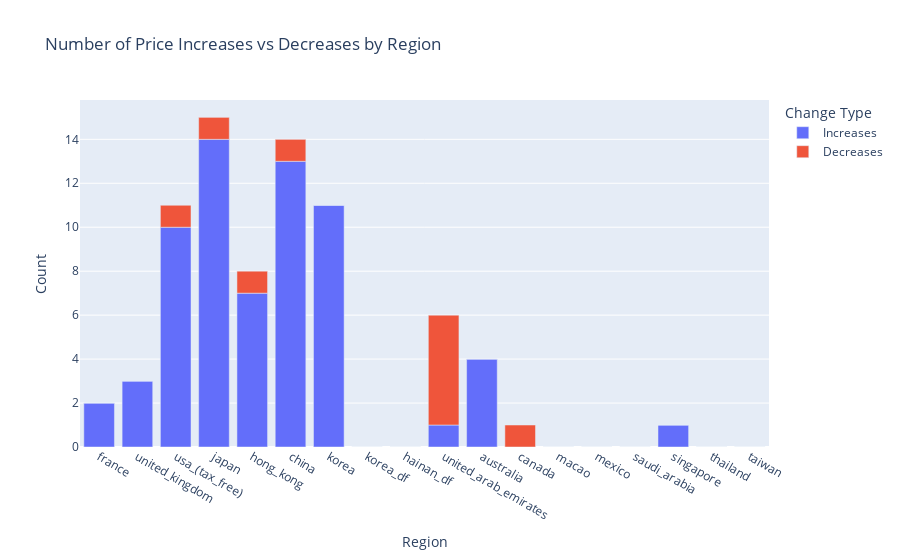

The notebook cell saved with this chart:
### Markdown cell above
Global Consistency: Regions like France, the UK, and Australia show minimal price changes, reflecting stable pricing strategies in established markets.

Regional Volatility:
Markets like Japan, Korea, and China display high variability, with significant price increases for luxury products and aggressive markdowns for others.

Product-Specific Insights:
Prada products, particularly the "Prada Galleria" and "Prada Symbole", dominate price increases across multiple regions.
The "Small Frances Bag" shows consistent markdowns, indicating potential inventory clearance or declining demand.

Regional Strategies:
USA and UAE adopt dynamic pricing, balancing premium pricing with steep discounts.
Hong Kong and China appear focused on premium pricing for high-demand products while discounting less popular ones.

### Code cell
import pandas as pd
import plotly.express as px
import matplotlib.pyplot as plt

# Calculate the total count of products with increases and decreases per region
price_change_summary = pd.DataFrame({
    'Region': [region for region in price_columns_week1],
    'Increases': [(df_merged[f"{region}_price_difference"] > 0).sum() for region in price_columns_week1],
    'Decreases': [(df_merged[f"{region}_price_difference"] < 0).sum() for region in price_columns_week1]
})

# Plot the count of increases and decreases by region
fig = px.bar(price_change_summary.melt(id_vars='Region', var_name='Change Type', value_name='Count'),
             x='Region', y='Count', color='Change Type',
             title='Number of Price Increases vs Decreases by Region')
fig.show()

### Figure 1 — Plotly figure (JSON) as saved in the notebook; plotly's stock layout.template omitted (floating-point values rounded to 4 significant figures)
{"data": [{"alignmentgroup": "True", "hovertemplate": "Change Type=Increases<br>Region=%{x}<br>Count=%{y}<extra></extra>", "legendgroup": "Increases", "marker": {"color": "#636efa", "pattern": {"shape": ""}}, "name": "Increases", "offsetgroup": "Increases", "orientation": "v", "showlegend": true, "textposition": "auto", "type": "bar", "x": ["france", "united_kingdom", "usa_(tax_free)", "japan", "hong_kong", "china", "korea", "korea_df", "hainan_df", "united_arab_emirates", "australia", "canada", "macao", "mexico", "saudi_arabia", "singapore", "thailand", "taiwan"], "xaxis": "x", "y": [2, 3, 10, 14, 7, 13, 11, 0, 0, 1, 4, 0, 0, 0, 0, 1, 0, 0], "yaxis": "y"}, {"alignmentgroup": "True", "hovertemplate": "Change Type=Decreases<br>Region=%{x}<br>Count=%{y}<extra></extra>", "legendgroup": "Decreases", "marker": {"color": "#EF553B", "pattern": {"shape": ""}}, "name": "Decreases", "offsetgroup": "Decreases", "orientation": "v", "showlegend": true, "textposition": "auto", "type": "bar", "x": ["france", "united_kingdom", "usa_(tax_free)", "japan", "hong_kong", "china", "korea", "korea_df", "hainan_df", "united_arab_emirates", "australia", "canada", "macao", "mexico", "saudi_arabia", "singapore", "thailand", "taiwan"], "xaxis": "x", "y": [0, 0, 1, 1, 1, 1, 0, 0, 0, 5, 0, 1, 0, 0, 0, 0, 0, 0], "yaxis": "y"}], "layout": {"autosize": true, "barmode": "relative", "legend": {"title": {"text": "Change Type"}, "tracegroupgap": 0}, "title": {"text": "Number of Price Increases vs Decreases by Region"}, "xaxis": {"anchor": "y", "autorange": true, "domain": [0, 1], "range": [-0.5, 17.5], "title": {"text": "Region"}, "type": "category"}, "yaxis": {"anchor": "x", "autorange": true, "domain": [0, 1], "range": [0, 15.79], "title": {"text": "Count"}, "type": "linear"}}}
